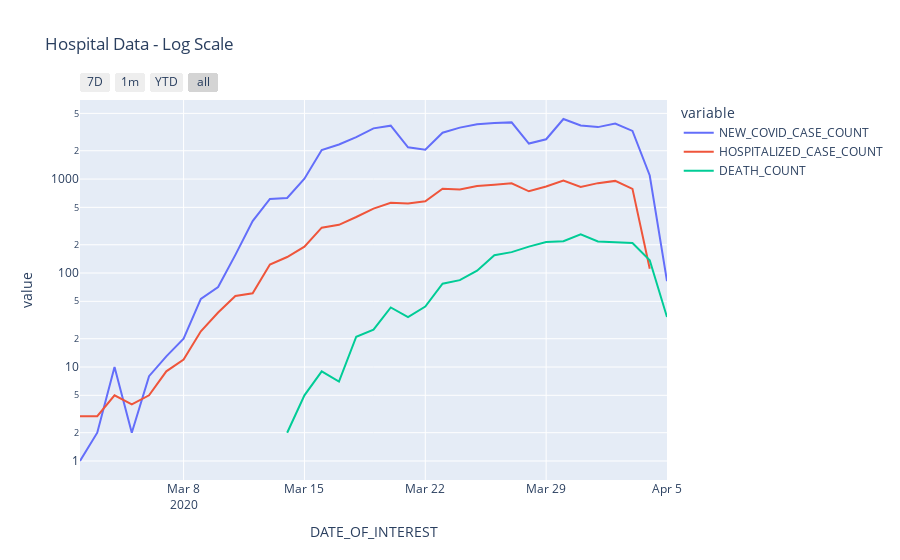

The cell this chart's notebook holds for it:
### Code cell
fig = px.line(df_hosp, x="DATE_OF_INTEREST", y='value', color='variable', log_y=True, title="Hospital Data - Log Scale")
fig.update_layout(
    xaxis=dict(
        rangeselector=dict(
            buttons=list([
                dict(count=7,
                     label="7D",
                     step="day",
                     stepmode="backward"),
                dict(count=1,
                     label="1m",
                     step="month",
                     stepmode="backward"),
                dict(count=1,
                     label="YTD",
                     step="year",
                     stepmode="todate"),
                dict(step="all")
            ])
        ),
        type="date"
    )
)
fig.show()

### Figure 1 — Plotly figure (JSON) as saved in the notebook; plotly's stock layout.template omitted (floating-point values rounded to 4 significant figures)
{"data": [{"hoverlabel": {"namelength": 0}, "hovertemplate": "variable=NEW_COVID_CASE_COUNT<br>DATE_OF_INTEREST=%{x}<br>value=%{y}", "legendgroup": "NEW_COVID_CASE_COUNT", "line": {"color": "#636efa", "dash": "solid"}, "mode": "lines", "name": "NEW_COVID_CASE_COUNT", "showlegend": true, "type": "scatter", "x": ["2020-03-02T00:00:00", "2020-03-03T00:00:00", "2020-03-04T00:00:00", "2020-03-05T00:00:00", "2020-03-06T00:00:00", "2020-03-07T00:00:00", "2020-03-08T00:00:00", "2020-03-09T00:00:00", "2020-03-10T00:00:00", "2020-03-11T00:00:00", "2020-03-12T00:00:00", "2020-03-13T00:00:00", "2020-03-14T00:00:00", "2020-03-15T00:00:00", "2020-03-16T00:00:00", "2020-03-17T00:00:00", "2020-03-18T00:00:00", "2020-03-19T00:00:00", "2020-03-20T00:00:00", "2020-03-21T00:00:00", "2020-03-22T00:00:00", "2020-03-23T00:00:00", "2020-03-24T00:00:00", "2020-03-25T00:00:00", "2020-03-26T00:00:00", "2020-03-27T00:00:00", "2020-03-28T00:00:00", "2020-03-29T00:00:00", "2020-03-30T00:00:00", "2020-03-31T00:00:00", "2020-04-01T00:00:00", "2020-04-02T00:00:00", "2020-04-03T00:00:00", "2020-04-04T00:00:00", "2020-04-05T00:00:00"], "xaxis": "x", "y": [1, 2, 10, 2, 8, 13, 20, 53, 71, 156, 357, 614, 629, 1008, 2033, 2335, 2791, 3463, 3699, 2179, 2057, 3114, 3525, 3837, 3960, 4010, 2388, 2652, 4356, 3710, 3571, 3905, 3250, 1091, 82], "yaxis": "y"}, {"hoverlabel": {"namelength": 0}, "hovertemplate": "variable=HOSPITALIZED_CASE_COUNT<br>DATE_OF_INTEREST=%{x}<br>value=%{y}", "legendgroup": "HOSPITALIZED_CASE_COUNT", "line": {"color": "#EF553B", "dash": "solid"}, "mode": "lines", "name": "HOSPITALIZED_CASE_COUNT", "showlegend": true, "type": "scatter", "x": ["2020-03-02T00:00:00", "2020-03-03T00:00:00", "2020-03-04T00:00:00", "2020-03-05T00:00:00", "2020-03-06T00:00:00", "2020-03-07T00:00:00", "2020-03-08T00:00:00", "2020-03-09T00:00:00", "2020-03-10T00:00:00", "2020-03-11T00:00:00", "2020-03-12T00:00:00", "2020-03-13T00:00:00", "2020-03-14T00:00:00", "2020-03-15T00:00:00", "2020-03-16T00:00:00", "2020-03-17T00:00:00", "2020-03-18T00:00:00", "2020-03-19T00:00:00", "2020-03-20T00:00:00", "2020-03-21T00:00:00", "2020-03-22T00:00:00", "2020-03-23T00:00:00", "2020-03-24T00:00:00", "2020-03-25T00:00:00", "2020-03-26T00:00:00", "2020-03-27T00:00:00", "2020-03-28T00:00:00", "2020-03-29T00:00:00", "2020-03-30T00:00:00", "2020-03-31T00:00:00", "2020-04-01T00:00:00", "2020-04-02T00:00:00", "2020-04-03T00:00:00", "2020-04-04T00:00:00", "2020-04-05T00:00:00"], "xaxis": "x", "y": [3, 3, 5, 4, 5, 9, 12, 24, 38, 57, 61, 123, 148, 191, 304, 326, 395, 485, 558, 550, 581, 790, 774, 844, 870, 901, 741, 834, 963, 823, 905, 956, 786, 111, null], "yaxis": "y"}, {"hoverlabel": {"namelength": 0}, "hovertemplate": "variable=DEATH_COUNT<br>DATE_OF_INTEREST=%{x}<br>value=%{y}", "legendgroup": "DEATH_COUNT", "line": {"color": "#00cc96", "dash": "solid"}, "mode": "lines", "name": "DEATH_COUNT", "showlegend": true, "type": "scatter", "x": ["2020-03-02T00:00:00", "2020-03-03T00:00:00", "2020-03-04T00:00:00", "2020-03-05T00:00:00", "2020-03-06T00:00:00", "2020-03-07T00:00:00", "2020-03-08T00:00:00", "2020-03-09T00:00:00", "2020-03-10T00:00:00", "2020-03-11T00:00:00", "2020-03-12T00:00:00", "2020-03-13T00:00:00", "2020-03-14T00:00:00", "2020-03-15T00:00:00", "2020-03-16T00:00:00", "2020-03-17T00:00:00", "2020-03-18T00:00:00", "2020-03-19T00:00:00", "2020-03-20T00:00:00", "2020-03-21T00:00:00", "2020-03-22T00:00:00", "2020-03-23T00:00:00", "2020-03-24T00:00:00", "2020-03-25T00:00:00", "2020-03-26T00:00:00", "2020-03-27T00:00:00", "2020-03-28T00:00:00", "2020-03-29T00:00:00", "2020-03-30T00:00:00", "2020-03-31T00:00:00", "2020-04-01T00:00:00", "2020-04-02T00:00:00", "2020-04-03T00:00:00", "2020-04-04T00:00:00", "2020-04-05T00:00:00"], "xaxis": "x", "y": [null, null, null, null, null, null, null, null, null, 1, null, null, 2, 5, 9, 7, 21, 25, 43, 34, 44, 77, 84, 106, 155, 167, 191, 214, 218, 258, 217, 213, 209, 137, 34], "yaxis": "y"}], "layout": {"legend": {"title": {"text": "variable"}, "tracegroupgap": 0}, "title": {"text": "Hospital Data - Log Scale"}, "xaxis": {"anchor": "y", "domain": [0, 1], "rangeselector": {"buttons": [{"count": 7, "label": "7D", "step": "day", "stepmode": "backward"}, {"count": 1, "label": "1m", "step": "month", "stepmode": "backward"}, {"count": 1, "label": "YTD", "step": "year", "stepmode": "todate"}, {"step": "all"}]}, "title": {"text": "DATE_OF_INTEREST"}, "type": "date"}, "yaxis": {"anchor": "x", "domain": [0, 1], "title": {"text": "value"}, "type": "log"}}}
